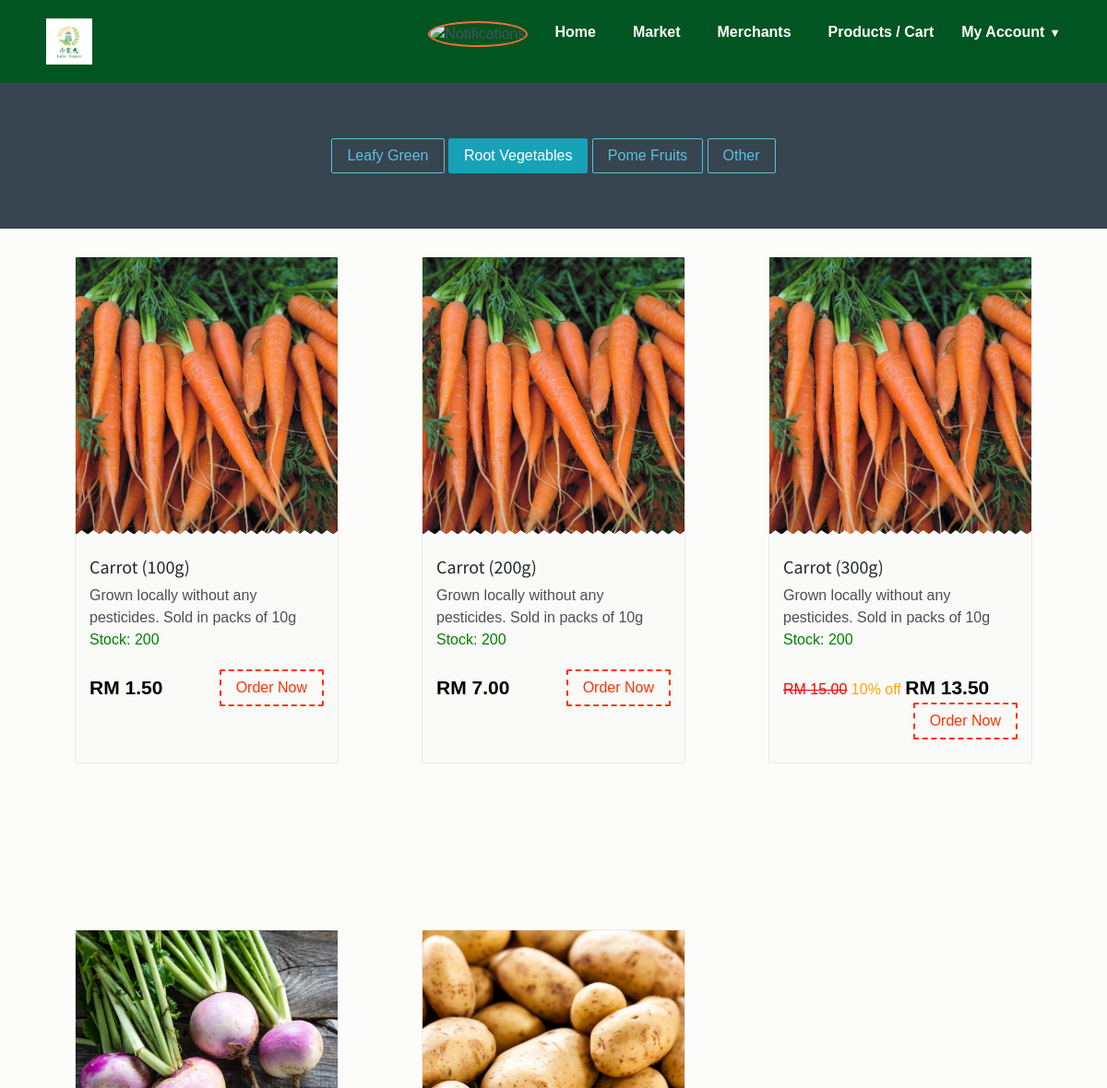
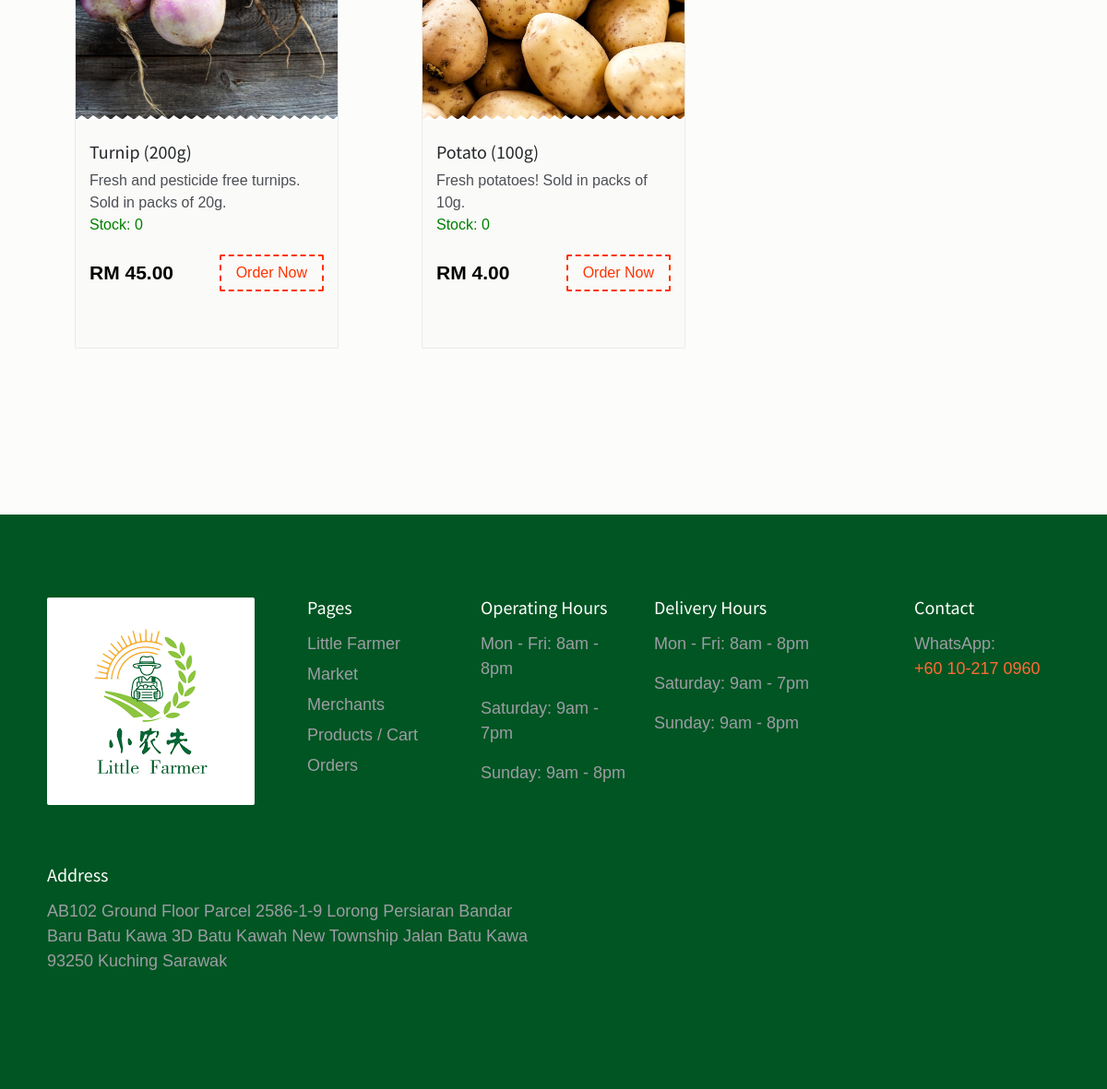
Page /category_products.php?categories_id=6 (signed in) on the committed database (2 pictures, top to bottom).
### tables this page shows
CREATE TABLE `tblprice` (
  `priceNo` int(10) NOT NULL,
  `productID` varchar(30) NOT NULL,
  `proWeight` int(20) NOT NULL,
  `proPrice` float NOT NULL,
  `proDisc` int(11) NOT NULL DEFAULT 0
);

CREATE TABLE `product` (
  `product_id` int(11) NOT NULL,
  `productCode` varchar(30) NOT NULL,
  `product_name` varchar(255) NOT NULL,
  `product_image` text NOT NULL,
  `descr` varchar(500) NOT NULL,
  `categories_id` int(11) NOT NULL,
  `quantity` float NOT NULL,
  `owner` text NOT NULL,
  `product_date` text NOT NULL,
  `lowStock` int(5) NOT NULL,
  `status` int(11) NOT NULL DEFAULT 0
);

CREATE TABLE `custom_prices` (
  `price_id` int(11) NOT NULL,
  `user_id` int(11) NOT NULL,
  `price` float NOT NULL
);

### category_products.php (the view, shortened to what this page needs)
<!DOCTYPE html>
<html lang="en">
<head>
    <link href="css/bootstrap.min.css" rel="stylesheet">
    <link href="css/font-awesome.min.css" rel="stylesheet">
    <link href="css/animsition.min.css" rel="stylesheet">
    <link href="css/animate.css" rel="stylesheet">
    <link href="css/style.css" rel="stylesheet">
</head>
<body class="home">
    <?php include("includes/header.php"); ?>
    <section class="hero">
        <div class="hero-inner">
            <?php
                $activeCategoryId = isset($_GET['categories_id']) ? $_GET['categories_id'] : '';
            ?>
            <div>
                <a href="category_products.php?categories_id=5" class="btn btn-outline-info <?= $activeCategoryId == 5 ? 'active-link' : '' ?>" role="button">Leafy Green</a>
                <a href="category_products.php?categories_id=6" class="btn btn-outline-info <?= $activeCategoryId == 6 ? 'active-link' : '' ?>" role="button">Root Vegetables</a>
                <a href="category_products.php?categories_id=7" class="btn btn-outline-info <?= $activeCategoryId == 7 ? 'active-link' : '' ?>" role="button">Pome Fruits</a>
                <a href="category_products.php?categories_id=8" class="btn btn-outline-info <?= $activeCategoryId == 8 ? 'active-link' : '' ?>" role="button">Other</a>
            </div>
        </div>
    </section>
    <section class="popular">
        <div class="container">
            <div class="row">
            <?php
            if (isset($_GET['categories_id']))
            {
                $id = $_GET['categories_id'];
            }
            else
            {
                $id = 0;
            }
            $query_res = mysqli_query($db,"select * from product JOIN tblprice ON product.product_id = tblprice.productID WHERE categories_id = {$id}");
            while($r=mysqli_fetch_array($query_res))
            {
                echo '<div class="col-xs-12 col-sm-6 col-md-4 food-item">
                        <div class="food-item-wrap">
                            <div class="figure-wrap bg-image search-product" data-image-src="'.$r['product_image'].'">
                            </div>
                            <div class="product content" >
                                <div class="price-btn-block" data-price-id="'.$r['priceNo'].'" data-product-owner="'.$r['owner'].'">
                                    <a href="dishes.php?res_id='.$r['owner'].'"> <h5>'.$r['product_name'].' ('.$r['proWeight'].'g)</h5></a>
                                    <div>'.$r['descr'].'</div>
                                    <div class="product-name" style="color: green;"> Stock: '. (int) $r['quantity'].'</div>';
                                    $stmt = $db->prepare("SELECT price FROM custom_prices WHERE price_id = ? AND user_id = ?");
                                    $stmt->bind_param("ii", $r['priceNo'], $_SESSION['user_id']);
                                    $stmt->execute();
                                    $custom = $stmt->get_result();
                                    $customPrice = number_format($custom->fetch_assoc()['price'], 2);
                                    if ($customPrice != 0) {
                                    echo '            <span class="price">RM ' . $customPrice . '</span>';
                                    }
                                    else if ($r['proDisc'] == 0) {
                                    echo '            <span class="price">RM ' . number_format($r['proPrice'], 2) . '</span>';
                                    }
                                    else {
                                    echo '            <a style="text-decoration: line-through; color: red;">RM ' . number_format($r['proPrice'], 2) . '</a>
                                                        <a style="color: orange;">'. $r['proDisc'] .'% off</a>
                                                        <span class="price">RM ' . number_format($r['proPrice']*(1-$r['proDisc']/100), 2) . '</span>';
                                    }
                                    echo '
                                    <button class="btn theme-btn-dash pull-right addToCart">Order Now</button>
                                </div>
                            </div>
                        </div>
                    </div>';
            }
            ?>
        </div>
    </section>
    <?php
    include("includes/footer.php");
    ?>
</body>
</html>

### includes/header.php (shortened to what this page needs)
<?php
include("../seller/connect.php");
$query = "SELECT o.order_id, o.order_status, r.title AS restaurant_title, o.last_updated
          FROM orders o
          JOIN restaurant r ON o.order_belong = r.rs_id
          WHERE o.order_status IN (1, 2, 3)
          AND o.is_seen = 0
          AND o.user_id = ?";
if ($stmt = mysqli_prepare($db, $query)) {
    mysqli_stmt_bind_param($stmt, "i", $_SESSION["user_id"]);
    mysqli_stmt_execute($stmt);
    $result = mysqli_stmt_get_result($stmt);
    $notifications = [];
    while ($row = mysqli_fetch_assoc($result)) {
        $formattedDate = date("F j, Y, g:i a", strtotime($row['last_updated']));
        $message = htmlspecialchars($row['restaurant_title'] . ": Order (Order ID: " . $row['order_id'] . ")");
        $notifications[] = [
            'message' => $message,
            'time' => "<div class='notification-last-updated'>Last updated: " . $formattedDate . "</div>"
        ];
    }
}
?>
<!DOCTYPE html>
<html>
<head>
    <link rel="stylesheet" type="text/css" href="landing/style.css" />
</head>
<body>
    <header>
        <img src="landing/logo.png" alt="logo" />
        <ul>
            <li>
                <div class="notification-container">
                    <img src="landing/notification.png" alt="Notifications" class="notification-icon <?php echo count($notifications) > 0 ? 'has-notifications' : ''; ?>" />
                </div>
            </li>
            <li <?php echo ($currentPage == 'home') ? 'class="active"' : ''; ?>><a href="index.php">Home</a></li>
            <li <?php echo ($currentPage == 'market') ? 'class="active"' : ''; ?>><a href="market.php">Market</a></li>
            <li <?php echo ($currentPage == 'merchants') ? 'class="active"' : ''; ?>><a href="restaurants.php">Merchants</a></li>
            <li <?php echo ($currentPage == 'products') ? 'class="active"' : ''; ?>><a href="dishes.php">Products / Cart</a></li>
            <li>
                <div class="my_account_dropdown">
                    <button class="dropbtn">My Account</button>
                </div>
            </li>
        </ul>
    </header>
</body>
</html>

### includes/footer.php
<footer class="footer">
    <div class="container">
        <div class="row top-footer">
            <div class="col-xs-12 col-sm-3 footer-logo-block color-gray">
                <a href="#"> <img class="img-rounded" style = "margin-bottom:50px;" src="landing/logo.png" alt="logo"> </a>
            </div>
            <div class="col-xs-12 col-sm-2 pages color-gray">
                <h5>Pages</h5>
                <ul>
                    <li><a href="index.php">Little Farmer</a> </li>
                    <li><a href="market.php">Market</a> </li>
                    <li><a href="restaurants.php">Merchants</a> </li>
                    <li><a href="dishes.php">Products / Cart</a> </li>
                    <li><a href="your_orders.php">Orders</a> </li>
                </ul>
            </div>
            <div class="col-xs-12 col-sm-2 how-it-works-links color-gray">
                <h5>Operating Hours</h5>
                <p>Mon - Fri: 8am - 8pm</p>
                <p>Saturday: 9am - 7pm</p>
                <p>Sunday: 9am - 8pm</p>
            </div>
            <div class="col-xs-12 col-sm-3 popular-locations color-gray">
                <h5>Delivery Hours</h5>
                <p>Mon - Fri: 8am - 8pm</p>
                <p>Saturday: 9am - 7pm</p>
                <p>Sunday: 9am - 8pm</p>
            </div>
            <div class="col-xs-12 col-sm-2 WhatsApp color-gray">
                <h5>Contact</h5>
                <p>WhatsApp:<a href="https://api.whatsapp.com/send?phone=60102170960"><br/>+60 10-217 0960</a></p>
            </div>
        </div>
        <div class="bottom-footer">
            <div class="row">
                <div class="col-xs-12 col-sm-6 address color-gray">
                    <h5>Address</h5>
                    <p>AB102 Ground Floor Parcel 2586-1-9 Lorong Persiaran Bandar Baru Batu Kawa 3D Batu Kawah New Township Jalan Batu Kawa 93250 Kuching Sarawak</p></div>
            </div>
        </div>
    </div>
</footer>

### css/style.css (style rules this page uses)
body { background: rgba(252, 251, 249, 0.68); font-size: 16px; color: #4d4f56; font-weight: 400; overflow-x: hidden; }
.h1, .h2, .h3, .h4, .h5, .h6, h1, h2, h3, h4, h5, h6 { font-family: "Source Sans Pro", sans-serif; color: #25282b; }
a { color: #f30; }
ul { list-style-type: none; padding: 0; }
.container { max-width: 1270px; width: 94%; }
.form-control-lg, .dropdown-menu, .btn, .btn-group-lg > .btn, .btn-lg, .img-rounded { border-radius: 2px }
.btn { transition: all .4s; }
.theme-btn-dash { border: 2px dashed #f30; background-color: transparent; color: #f30 }
.hero { padding-top: 5%; padding-bottom: 5%; text-align: center; position: relative; background-color: #36454f; }
.hero:before { content: ""; display: block; height: 100%; position: absolute; top: 0; left: 0; width: 100%; z-index: 1; }
.hero .hero-inner { position: relative; z-index: 1 }
.popular { background-size: 100%; }
.food-item-wrap { border: 1px solid #eaebeb; border-radius: 2px; overflow: hidden; margin: 0 30px 180px 30px; background: #fafaf8; height: 550px; }
.food-item-wrap .price { font-size: 21px; font-weight: 700; color: #000; margin-top: 4px; display: inline-block; }
.food-item-wrap .product-name { margin-bottom: 20px; }
.food-item-wrap .content { padding: 25px 15px 35px; }
.food-item-wrap .figure-wrap { position: relative; height: 300px; }
.food-item-wrap .figure-wrap:after { position: absolute; bottom: -1px; left: 0; content: ""; background: url(../images/zig-zag.png); width: 100%; height: 5px; }
footer { background-color: #005522; padding: 90px 0; z-index: 1; position: relative; }
footer h5 { color: #fff; font-family: "Source Sans Pro", sans-serif; margin-bottom: 15px; }
.footer-logo-block img { display: block; margin-bottom: 15px; }
footer p, footer, footer span { font-weight: 300; color: #9c9da5; font-size:18px; }
footer ul li { margin-bottom: 6px; }
footer ul li a { color: #9c9da5; transition: all .3s; font-size:18px; }
.how-it-works-links { margin-bottom: 70px; }
.address p { margin-bottom: 35px; }
footer li a { line-height: 20px; display: inline-block; }
.active-link { color: #fff; background-color: #17a2b8; border-color: #17a2b8; }

### landing/style.css (style rules this page uses)
* { margin: 0; padding: 0; box-sizing: border-box; }
html, body { height: 100%; font-family: 'Arial', sans-serif; }
header { display: flex; justify-content: space-between; align-items: center; padding: 20px 50px; background-color: #005522; position: sticky; top: 0; z-index: 10; }
header img { height: 50px; width: auto; }
header ul { display: flex; gap: 20px; list-style: none; }
header li a { text-decoration: none; color: #FFF; font-weight: bold; padding: 5px 10px; border-radius: 5px; transition: background-color 0.3s; }
footer { background-color: #005522; padding: 90px 0; z-index: 1; position: relative; }
footer h5 { color: #fff; font-family: "Source Sans Pro", sans-serif; margin-bottom: 15px; }
.footer-logo-block img { display: block; margin-bottom: 15px; }
footer p, footer, footer span { font-weight: 300; color: #9c9da5; font-size:18px; }
footer ul li { margin-bottom: 6px; }
footer ul li a { text-decoration: none; color: #9c9da5; transition: all .3s; font-size:18px; }
.how-it-works-links { margin-bottom: 70px; }
.address p { margin-bottom: 35px; }
footer li a { line-height: 20px; display: inline-block; }
a[href="https://api.whatsapp.com/send?phone=60102170960"] { text-decoration: none; color: #FF6B35; }
.notification-container { position: relative; display: inline-block; cursor: pointer; position: relative; }
.notification-container img { width: 24px; height: 24px; cursor: pointer; }
.notification-icon.has-notifications { border: 2px solid #FF6B35; border-radius: 50%; }
.my_account_dropdown { position: relative; display: inline-block; }
.my_account_dropdown .dropbtn { background-color: transparent; color: #FFF; font-weight: bold; border: none; cursor: pointer; }
.my_account_dropdown .dropbtn::after { content: '\25BC'; font-size: 0.8em; margin-left: 5px; }

### rows in the picture
tblprice: productID.product_image (picture), productID.product_name "Carrot", proWeight "100", productID.descr "Grown locally without any pesticides. Sold in packs of 10g", productID.quantity "200", custom_prices.price "1.50"
tblprice: productID.product_image (picture), productID.product_name "Carrot", proWeight "200", productID.descr "Grown locally without any pesticides. Sold in packs of 10g", productID.quantity "200", custom_prices.price "7.00"
tblprice: productID.product_image (picture), productID.product_name "Carrot", proWeight "300", productID.descr "Grown locally without any pesticides. Sold in packs of 10g", productID.quantity "200", proPrice "15.00", proDisc "10", $r['proPrice']*(1-$r['proDisc']/100) "13.50"
tblprice: productID.product_image (picture), productID.product_name "Turnip", proWeight "200", productID.descr "Fresh and pesticide free turnips. Sold in packs of 20g.", productID.quantity "0", proPrice "45.00"
tblprice: productID.product_image (picture), productID.product_name "Potato", proWeight "100", productID.descr "Fresh potatoes! Sold in packs of 10g.", productID.quantity "0", proPrice "4.00"
